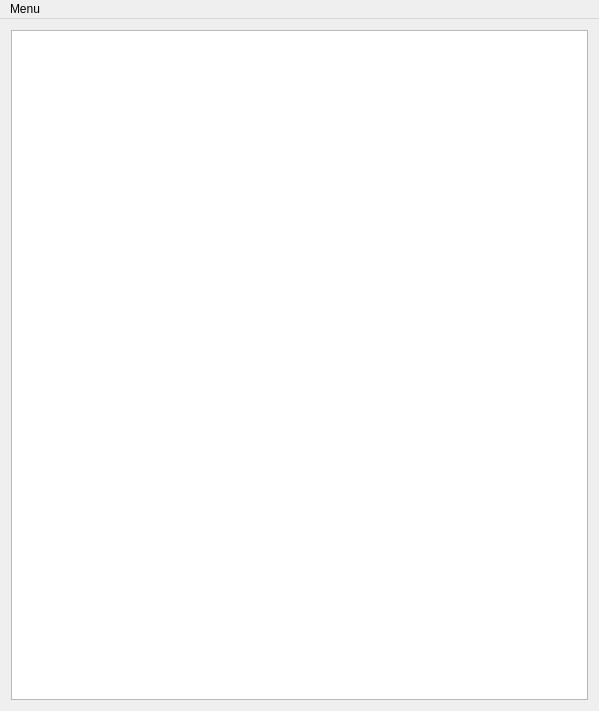
<?xml version="1.0" encoding="UTF-8"?>
<ui version="4.0">
 <class>MainWindow</class>
 <widget class="QMainWindow" name="MainWindow">
  <property name="geometry">
   <rect>
    <x>0</x>
    <y>0</y>
    <width>599</width>
    <height>711</height>
   </rect>
  </property>
  <property name="windowTitle">
   <string>Add New Member</string>
  </property>
  <widget class="QWidget" name="centralWidget">
   <layout class="QVBoxLayout" name="verticalLayout">
    <property name="sizeConstraint">
     <enum>QLayout::SetMaximumSize</enum>
    </property>
    <item>
     <widget class="QGraphicsView" name="graphicsView"/>
    </item>
   </layout>
  </widget>
  <widget class="QMenuBar" name="menuBar">
   <property name="geometry">
    <rect>
     <x>0</x>
     <y>0</y>
     <width>599</width>
     <height>22</height>
    </rect>
   </property>
   <widget class="QMenu" name="menuMenu">
    <property name="title">
     <string>Menu</string>
    </property>
   </widget>
   <addaction name="menuMenu"/>
  </widget>
 </widget>
 <layoutdefault spacing="6" margin="11"/>
 <resources/>
 <connections/>
</ui>
